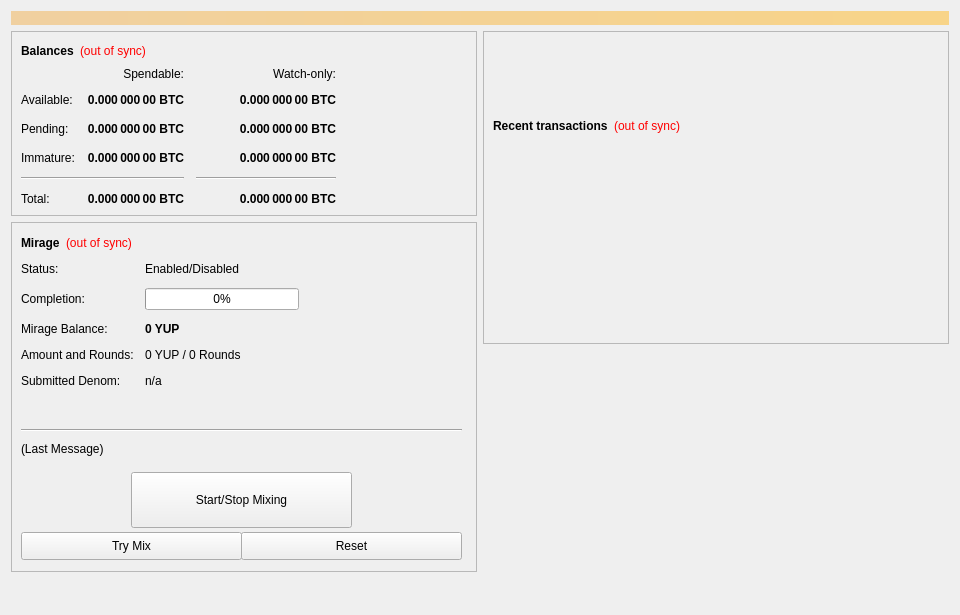
<?xml version="1.0" encoding="UTF-8"?>
<ui version="4.0">
 <class>OverviewPage</class>
 <widget class="QWidget" name="OverviewPage">
  <property name="geometry">
   <rect>
    <x>0</x>
    <y>0</y>
    <width>960</width>
    <height>615</height>
   </rect>
  </property>
  <property name="minimumSize">
   <size>
    <width>960</width>
    <height>0</height>
   </size>
  </property>
  <property name="windowTitle">
   <string>Form</string>
  </property>
  <layout class="QVBoxLayout" name="topLayout">
   <item>
    <widget class="QLabel" name="labelAlerts">
     <property name="visible">
      <bool>false</bool>
     </property>
     <property name="styleSheet">
      <string notr="true">background-color: qlineargradient(x1: 0, y1: 0, x2: 1, y2: 0, stop:0 #F0D0A0, stop:1 #F8D488); color:#000000;</string>
     </property>
     <property name="wordWrap">
      <bool>true</bool>
     </property>
     <property name="margin">
      <number>3</number>
     </property>
    </widget>
   </item>
   <item>
    <layout class="QHBoxLayout" name="horizontalLayout" stretch="1,1">
     <item>
      <layout class="QVBoxLayout" name="verticalLayout_2">
       <item>
        <widget class="QFrame" name="frame">
         <property name="frameShape">
          <enum>QFrame::StyledPanel</enum>
         </property>
         <property name="frameShadow">
          <enum>QFrame::Raised</enum>
         </property>
         <layout class="QVBoxLayout" name="verticalLayout_4">
          <item>
           <layout class="QHBoxLayout" name="horizontalLayout_4">
            <item>
             <widget class="QLabel" name="label_5">
              <property name="font">
               <font>
                <weight>75</weight>
                <bold>true</bold>
               </font>
              </property>
              <property name="text">
               <string>Balances</string>
              </property>
             </widget>
            </item>
            <item>
             <widget class="QLabel" name="labelWalletStatus">
              <property name="cursor">
               <cursorShape>WhatsThisCursor</cursorShape>
              </property>
              <property name="toolTip">
               <string>The displayed information may be out of date. Your wallet automatically synchronizes with the YUP network after a connection is established, but this process has not completed yet.</string>
              </property>
              <property name="styleSheet">
               <string notr="true">QLabel { color: red; }</string>
              </property>
              <property name="text">
               <string notr="true">(out of sync)</string>
              </property>
              <property name="alignment">
               <set>Qt::AlignLeading|Qt::AlignLeft|Qt::AlignVCenter</set>
              </property>
             </widget>
            </item>
            <item>
             <spacer name="horizontalSpacer_3">
              <property name="orientation">
               <enum>Qt::Horizontal</enum>
              </property>
              <property name="sizeHint" stdset="0">
               <size>
                <width>40</width>
                <height>20</height>
               </size>
              </property>
             </spacer>
            </item>
           </layout>
          </item>
          <item>
           <layout class="QGridLayout" name="gridLayout">
            <property name="spacing">
             <number>12</number>
            </property>
            <item row="2" column="2">
             <widget class="QLabel" name="labelWatchPending">
              <property name="font">
               <font>
                <weight>75</weight>
                <bold>true</bold>
               </font>
              </property>
              <property name="cursor">
               <cursorShape>IBeamCursor</cursorShape>
              </property>
              <property name="toolTip">
               <string>Unconfirmed transactions to watch-only addresses</string>
              </property>
              <property name="text">
               <string notr="true">0.000 000 00 BTC</string>
              </property>
              <property name="alignment">
               <set>Qt::AlignRight|Qt::AlignTrailing|Qt::AlignVCenter</set>
              </property>
              <property name="textInteractionFlags">
               <set>Qt::LinksAccessibleByMouse|Qt::TextSelectableByKeyboard|Qt::TextSelectableByMouse</set>
              </property>
             </widget>
            </item>
            <item row="2" column="1">
             <widget class="QLabel" name="labelUnconfirmed">
              <property name="font">
               <font>
                <weight>75</weight>
                <bold>true</bold>
               </font>
              </property>
              <property name="cursor">
               <cursorShape>IBeamCursor</cursorShape>
              </property>
              <property name="toolTip">
               <string>Total of transactions that have yet to be confirmed, and do not yet count toward the spendable balance</string>
              </property>
              <property name="text">
               <string notr="true">0.000 000 00 BTC</string>
              </property>
              <property name="alignment">
               <set>Qt::AlignRight|Qt::AlignTrailing|Qt::AlignVCenter</set>
              </property>
              <property name="textInteractionFlags">
               <set>Qt::LinksAccessibleByMouse|Qt::TextSelectableByKeyboard|Qt::TextSelectableByMouse</set>
              </property>
             </widget>
            </item>
            <item row="3" column="2">
             <widget class="QLabel" name="labelWatchImmature">
              <property name="font">
               <font>
                <weight>75</weight>
                <bold>true</bold>
               </font>
              </property>
              <property name="cursor">
               <cursorShape>IBeamCursor</cursorShape>
              </property>
              <property name="toolTip">
               <string>Staked or masternode rewards in watch-only addresses that has not yet matured</string>
              </property>
              <property name="text">
               <string notr="true">0.000 000 00 BTC</string>
              </property>
              <property name="alignment">
               <set>Qt::AlignRight|Qt::AlignTrailing|Qt::AlignVCenter</set>
              </property>
              <property name="textInteractionFlags">
               <set>Qt::LinksAccessibleByMouse|Qt::TextSelectableByKeyboard|Qt::TextSelectableByMouse</set>
              </property>
             </widget>
            </item>
            <item row="4" column="0" colspan="2">
             <widget class="Line" name="lineSpendableBalance">
              <property name="orientation">
               <enum>Qt::Horizontal</enum>
              </property>
             </widget>
            </item>
            <item row="4" column="2">
             <widget class="Line" name="lineWatchBalance">
              <property name="sizePolicy">
               <sizepolicy hsizetype="Preferred" vsizetype="Fixed">
                <horstretch>0</horstretch>
                <verstretch>0</verstretch>
               </sizepolicy>
              </property>
              <property name="minimumSize">
               <size>
                <width>140</width>
                <height>0</height>
               </size>
              </property>
              <property name="orientation">
               <enum>Qt::Horizontal</enum>
              </property>
             </widget>
            </item>
            <item row="5" column="0">
             <widget class="QLabel" name="labelTotalText">
              <property name="text">
               <string>Total:</string>
              </property>
             </widget>
            </item>
            <item row="3" column="1">
             <widget class="QLabel" name="labelImmature">
              <property name="font">
               <font>
                <weight>75</weight>
                <bold>true</bold>
               </font>
              </property>
              <property name="cursor">
               <cursorShape>IBeamCursor</cursorShape>
              </property>
              <property name="toolTip">
               <string>Staked or masternode rewards that has not yet matured</string>
              </property>
              <property name="text">
               <string notr="true">0.000 000 00 BTC</string>
              </property>
              <property name="alignment">
               <set>Qt::AlignRight|Qt::AlignTrailing|Qt::AlignVCenter</set>
              </property>
              <property name="textInteractionFlags">
               <set>Qt::LinksAccessibleByMouse|Qt::TextSelectableByKeyboard|Qt::TextSelectableByMouse</set>
              </property>
             </widget>
            </item>
            <item row="2" column="3">
             <spacer name="horizontalSpacer_2">
              <property name="orientation">
               <enum>Qt::Horizontal</enum>
              </property>
              <property name="sizeHint" stdset="0">
               <size>
                <width>40</width>
                <height>20</height>
               </size>
              </property>
             </spacer>
            </item>
            <item row="3" column="0">
             <widget class="QLabel" name="labelImmatureText">
              <property name="text">
               <string>Immature:</string>
              </property>
             </widget>
            </item>
            <item row="5" column="1">
             <widget class="QLabel" name="labelTotal">
              <property name="font">
               <font>
                <weight>75</weight>
                <bold>true</bold>
               </font>
              </property>
              <property name="cursor">
               <cursorShape>IBeamCursor</cursorShape>
              </property>
              <property name="toolTip">
               <string>Your current total balance</string>
              </property>
              <property name="text">
               <string notr="true">0.000 000 00 BTC</string>
              </property>
              <property name="alignment">
               <set>Qt::AlignRight|Qt::AlignTrailing|Qt::AlignVCenter</set>
              </property>
              <property name="textInteractionFlags">
               <set>Qt::LinksAccessibleByMouse|Qt::TextSelectableByKeyboard|Qt::TextSelectableByMouse</set>
              </property>
             </widget>
            </item>
            <item row="5" column="2">
             <widget class="QLabel" name="labelWatchTotal">
              <property name="font">
               <font>
                <weight>75</weight>
                <bold>true</bold>
               </font>
              </property>
              <property name="cursor">
               <cursorShape>IBeamCursor</cursorShape>
              </property>
              <property name="toolTip">
               <string>Current total balance in watch-only addresses</string>
              </property>
              <property name="text">
               <string notr="true">0.000 000 00 BTC</string>
              </property>
              <property name="alignment">
               <set>Qt::AlignRight|Qt::AlignTrailing|Qt::AlignVCenter</set>
              </property>
              <property name="textInteractionFlags">
               <set>Qt::LinksAccessibleByMouse|Qt::TextSelectableByKeyboard|Qt::TextSelectableByMouse</set>
              </property>
             </widget>
            </item>
            <item row="0" column="2">
             <widget class="QLabel" name="labelWatchonly">
              <property name="text">
               <string>Watch-only:</string>
              </property>
              <property name="alignment">
               <set>Qt::AlignRight|Qt::AlignTrailing|Qt::AlignVCenter</set>
              </property>
             </widget>
            </item>
            <item row="1" column="0">
             <widget class="QLabel" name="labelBalanceText">
              <property name="text">
               <string>Available:</string>
              </property>
             </widget>
            </item>
            <item row="1" column="1">
             <widget class="QLabel" name="labelBalance">
              <property name="font">
               <font>
                <weight>75</weight>
                <bold>true</bold>
               </font>
              </property>
              <property name="cursor">
               <cursorShape>IBeamCursor</cursorShape>
              </property>
              <property name="toolTip">
               <string>Your current spendable balance</string>
              </property>
              <property name="text">
               <string notr="true">0.000 000 00 BTC</string>
              </property>
              <property name="alignment">
               <set>Qt::AlignRight|Qt::AlignTrailing|Qt::AlignVCenter</set>
              </property>
              <property name="textInteractionFlags">
               <set>Qt::LinksAccessibleByMouse|Qt::TextSelectableByKeyboard|Qt::TextSelectableByMouse</set>
              </property>
             </widget>
            </item>
            <item row="1" column="2">
             <widget class="QLabel" name="labelWatchAvailable">
              <property name="font">
               <font>
                <weight>75</weight>
                <bold>true</bold>
               </font>
              </property>
              <property name="cursor">
               <cursorShape>IBeamCursor</cursorShape>
              </property>
              <property name="toolTip">
               <string>Your current balance in watch-only addresses</string>
              </property>
              <property name="text">
               <string notr="true">0.000 000 00 BTC</string>
              </property>
              <property name="alignment">
               <set>Qt::AlignRight|Qt::AlignTrailing|Qt::AlignVCenter</set>
              </property>
              <property name="textInteractionFlags">
               <set>Qt::LinksAccessibleByMouse|Qt::TextSelectableByKeyboard|Qt::TextSelectableByMouse</set>
              </property>
             </widget>
            </item>
            <item row="2" column="0">
             <widget class="QLabel" name="labelPendingText">
              <property name="text">
               <string>Pending:</string>
              </property>
             </widget>
            </item>
            <item row="0" column="1">
             <widget class="QLabel" name="labelSpendable">
              <property name="text">
               <string>Spendable:</string>
              </property>
              <property name="alignment">
               <set>Qt::AlignRight|Qt::AlignTrailing|Qt::AlignVCenter</set>
              </property>
             </widget>
            </item>
           </layout>
          </item>
         </layout>
        </widget>
       </item>
       <item>
        <widget class="QFrame" name="frameMirage">
         <property name="minimumSize">
          <size>
           <width>0</width>
           <height>350</height>
          </size>
         </property>
         <property name="layoutDirection">
          <enum>Qt::LeftToRight</enum>
         </property>
         <property name="frameShape">
          <enum>QFrame::StyledPanel</enum>
         </property>
         <property name="frameShadow">
          <enum>QFrame::Raised</enum>
         </property>
         <widget class="QWidget" name="formLayoutWidget">
          <property name="geometry">
           <rect>
            <x>10</x>
            <y>40</y>
            <width>451</width>
            <height>161</height>
           </rect>
          </property>
          <layout class="QFormLayout" name="formLayout">
           <property name="fieldGrowthPolicy">
            <enum>QFormLayout::AllNonFixedFieldsGrow</enum>
           </property>
           <property name="horizontalSpacing">
            <number>11</number>
           </property>
           <property name="verticalSpacing">
            <number>12</number>
           </property>
           <item row="0" column="0">
            <widget class="QLabel" name="label_6">
             <property name="text">
              <string>Status:</string>
             </property>
            </widget>
           </item>
           <item row="1" column="0">
            <widget class="QLabel" name="label_7">
             <property name="text">
              <string>Completion:</string>
             </property>
            </widget>
           </item>
           <item row="1" column="1">
            <widget class="QProgressBar" name="mirageProgress">
             <property name="maximumSize">
              <size>
               <width>154</width>
               <height>16777215</height>
              </size>
             </property>
             <property name="value">
              <number>0</number>
             </property>
            </widget>
           </item>
           <item row="2" column="0">
            <widget class="QLabel" name="labelAnonymizedText">
             <property name="text">
              <string>Mirage Balance:</string>
             </property>
            </widget>
           </item>
           <item row="2" column="1">
            <widget class="QLabel" name="labelAnonymized">
             <property name="font">
              <font>
               <weight>75</weight>
               <bold>true</bold>
              </font>
             </property>
             <property name="text">
              <string notr="true">0 YUP</string>
             </property>
            </widget>
           </item>
           <item row="3" column="0">
            <widget class="QLabel" name="label_8">
             <property name="text">
              <string>Amount and Rounds:</string>
             </property>
            </widget>
           </item>
           <item row="3" column="1">
            <widget class="QLabel" name="labelAmountRounds">
             <property name="text">
              <string>0 YUP / 0 Rounds</string>
             </property>
            </widget>
           </item>
           <item row="4" column="0">
            <widget class="QLabel" name="label_9">
             <property name="text">
              <string>Submitted Denom:</string>
             </property>
            </widget>
           </item>
           <item row="4" column="1">
            <widget class="QLabel" name="labelSubmittedDenom">
             <property name="toolTip">
              <string>The denominations you submitted to the Masternode.&lt;br&gt;To mix, other users must submit the exact same denominations.</string>
             </property>
             <property name="text">
              <string>n/a</string>
             </property>
            </widget>
           </item>
           <item row="0" column="1">
            <widget class="QLabel" name="mirageEnabled">
             <property name="text">
              <string>Enabled/Disabled</string>
             </property>
            </widget>
           </item>
          </layout>
         </widget>
         <widget class="QPushButton" name="runAutoDenom">
          <property name="geometry">
           <rect>
            <x>251</x>
            <y>17</y>
            <width>1</width>
            <height>1</height>
           </rect>
          </property>
          <property name="palette">
           <palette>
            <active>
             <colorrole role="WindowText">
              <brush brushstyle="SolidPattern">
               <color alpha="255">
                <red>0</red>
                <green>0</green>
                <blue>0</blue>
               </color>
              </brush>
             </colorrole>
             <colorrole role="Button">
              <brush brushstyle="SolidPattern">
               <color alpha="255">
                <red>239</red>
                <green>238</green>
                <blue>238</blue>
               </color>
              </brush>
             </colorrole>
             <colorrole role="Light">
              <brush brushstyle="SolidPattern">
               <color alpha="255">
                <red>255</red>
                <green>255</green>
                <blue>255</blue>
               </color>
              </brush>
             </colorrole>
             <colorrole role="Midlight">
              <brush brushstyle="SolidPattern">
               <color alpha="255">
                <red>247</red>
                <green>246</green>
                <blue>246</blue>
               </color>
              </brush>
             </colorrole>
             <colorrole role="Dark">
              <brush brushstyle="SolidPattern">
               <color alpha="255">
                <red>119</red>
                <green>119</green>
                <blue>119</blue>
               </color>
              </brush>
             </colorrole>
             <colorrole role="Mid">
              <brush brushstyle="SolidPattern">
               <color alpha="255">
                <red>159</red>
                <green>159</green>
                <blue>159</blue>
               </color>
              </brush>
             </colorrole>
             <colorrole role="Text">
              <brush brushstyle="SolidPattern">
               <color alpha="255">
                <red>0</red>
                <green>0</green>
                <blue>0</blue>
               </color>
              </brush>
             </colorrole>
             <colorrole role="BrightText">
              <brush brushstyle="SolidPattern">
               <color alpha="255">
                <red>255</red>
                <green>255</green>
                <blue>255</blue>
               </color>
              </brush>
             </colorrole>
             <colorrole role="ButtonText">
              <brush brushstyle="SolidPattern">
               <color alpha="255">
                <red>0</red>
                <green>0</green>
                <blue>0</blue>
               </color>
              </brush>
             </colorrole>
             <colorrole role="Base">
              <brush brushstyle="SolidPattern">
               <color alpha="255">
                <red>255</red>
                <green>255</green>
                <blue>255</blue>
               </color>
              </brush>
             </colorrole>
             <colorrole role="Window">
              <brush brushstyle="SolidPattern">
               <color alpha="255">
                <red>239</red>
                <green>238</green>
                <blue>238</blue>
               </color>
              </brush>
             </colorrole>
             <colorrole role="Shadow">
              <brush brushstyle="SolidPattern">
               <color alpha="255">
                <red>0</red>
                <green>0</green>
                <blue>0</blue>
               </color>
              </brush>
             </colorrole>
             <colorrole role="AlternateBase">
              <brush brushstyle="SolidPattern">
               <color alpha="255">
                <red>247</red>
                <green>246</green>
                <blue>246</blue>
               </color>
              </brush>
             </colorrole>
             <colorrole role="ToolTipBase">
              <brush brushstyle="SolidPattern">
               <color alpha="255">
                <red>255</red>
                <green>255</green>
                <blue>220</blue>
               </color>
              </brush>
             </colorrole>
             <colorrole role="ToolTipText">
              <brush brushstyle="SolidPattern">
               <color alpha="255">
                <red>0</red>
                <green>0</green>
                <blue>0</blue>
               </color>
              </brush>
             </colorrole>
            </active>
            <inactive>
             <colorrole role="WindowText">
              <brush brushstyle="SolidPattern">
               <color alpha="255">
                <red>0</red>
                <green>0</green>
                <blue>0</blue>
               </color>
              </brush>
             </colorrole>
             <colorrole role="Button">
              <brush brushstyle="SolidPattern">
               <color alpha="255">
                <red>239</red>
                <green>238</green>
                <blue>238</blue>
               </color>
              </brush>
             </colorrole>
             <colorrole role="Light">
              <brush brushstyle="SolidPattern">
               <color alpha="255">
                <red>255</red>
                <green>255</green>
                <blue>255</blue>
               </color>
              </brush>
             </colorrole>
             <colorrole role="Midlight">
              <brush brushstyle="SolidPattern">
               <color alpha="255">
                <red>247</red>
                <green>246</green>
                <blue>246</blue>
               </color>
              </brush>
             </colorrole>
             <colorrole role="Dark">
              <brush brushstyle="SolidPattern">
               <color alpha="255">
                <red>119</red>
                <green>119</green>
                <blue>119</blue>
               </color>
              </brush>
             </colorrole>
             <colorrole role="Mid">
              <brush brushstyle="SolidPattern">
               <color alpha="255">
                <red>159</red>
                <green>159</green>
                <blue>159</blue>
               </color>
              </brush>
             </colorrole>
             <colorrole role="Text">
              <brush brushstyle="SolidPattern">
               <color alpha="255">
                <red>0</red>
                <green>0</green>
                <blue>0</blue>
               </color>
              </brush>
             </colorrole>
             <colorrole role="BrightText">
              <brush brushstyle="SolidPattern">
               <color alpha="255">
                <red>255</red>
                <green>255</green>
                <blue>255</blue>
               </color>
              </brush>
             </colorrole>
             <colorrole role="ButtonText">
              <brush brushstyle="SolidPattern">
               <color alpha="255">
                <red>0</red>
                <green>0</green>
                <blue>0</blue>
               </color>
              </brush>
             </colorrole>
             <colorrole role="Base">
              <brush brushstyle="SolidPattern">
               <color alpha="255">
                <red>255</red>
                <green>255</green>
                <blue>255</blue>
               </color>
              </brush>
             </colorrole>
             <colorrole role="Window">
              <brush brushstyle="SolidPattern">
               <color alpha="255">
                <red>239</red>
                <green>238</green>
                <blue>238</blue>
               </color>
              </brush>
             </colorrole>
             <colorrole role="Shadow">
              <brush brushstyle="SolidPattern">
               <color alpha="255">
                <red>0</red>
                <green>0</green>
                <blue>0</blue>
               </color>
              </brush>
             </colorrole>
             <colorrole role="AlternateBase">
              <brush brushstyle="SolidPattern">
               <color alpha="255">
                <red>247</red>
                <green>246</green>
                <blue>246</blue>
               </color>
              </brush>
             </colorrole>
             <colorrole role="ToolTipBase">
              <brush brushstyle="SolidPattern">
               <color alpha="255">
                <red>255</red>
                <green>255</green>
                <blue>220</blue>
               </color>
              </brush>
             </colorrole>
             <colorrole role="ToolTipText">
              <brush brushstyle="SolidPattern">
               <color alpha="255">
                <red>0</red>
                <green>0</green>
                <blue>0</blue>
               </color>
              </brush>
             </colorrole>
            </inactive>
            <disabled>
             <colorrole role="WindowText">
              <brush brushstyle="SolidPattern">
               <color alpha="255">
                <red>119</red>
                <green>119</green>
                <blue>119</blue>
               </color>
              </brush>
             </colorrole>
             <colorrole role="Button">
              <brush brushstyle="SolidPattern">
               <color alpha="255">
                <red>239</red>
                <green>238</green>
                <blue>238</blue>
               </color>
              </brush>
             </colorrole>
             <colorrole role="Light">
              <brush brushstyle="SolidPattern">
               <color alpha="255">
                <red>255</red>
                <green>255</green>
                <blue>255</blue>
               </color>
              </brush>
             </colorrole>
             <colorrole role="Midlight">
              <brush brushstyle="SolidPattern">
               <color alpha="255">
                <red>247</red>
                <green>246</green>
                <blue>246</blue>
               </color>
              </brush>
             </colorrole>
             <colorrole role="Dark">
              <brush brushstyle="SolidPattern">
               <color alpha="255">
                <red>119</red>
                <green>119</green>
                <blue>119</blue>
               </color>
              </brush>
             </colorrole>
             <colorrole role="Mid">
              <brush brushstyle="SolidPattern">
               <color alpha="255">
                <red>159</red>
                <green>159</green>
                <blue>159</blue>
               </color>
              </brush>
             </colorrole>
             <colorrole role="Text">
              <brush brushstyle="SolidPattern">
               <color alpha="255">
                <red>119</red>
                <green>119</green>
                <blue>119</blue>
               </color>
              </brush>
             </colorrole>
             <colorrole role="BrightText">
              <brush brushstyle="SolidPattern">
               <color alpha="255">
                <red>255</red>
                <green>255</green>
                <blue>255</blue>
               </color>
              </brush>
             </colorrole>
             <colorrole role="ButtonText">
              <brush brushstyle="SolidPattern">
               <color alpha="255">
                <red>119</red>
                <green>119</green>
                <blue>119</blue>
               </color>
              </brush>
             </colorrole>
             <colorrole role="Base">
              <brush brushstyle="SolidPattern">
               <color alpha="255">
                <red>239</red>
                <green>238</green>
                <blue>238</blue>
               </color>
              </brush>
             </colorrole>
             <colorrole role="Window">
              <brush brushstyle="SolidPattern">
               <color alpha="255">
                <red>239</red>
                <green>238</green>
                <blue>238</blue>
               </color>
              </brush>
             </colorrole>
             <colorrole role="Shadow">
              <brush brushstyle="SolidPattern">
               <color alpha="255">
                <red>0</red>
                <green>0</green>
                <blue>0</blue>
               </color>
              </brush>
             </colorrole>
             <colorrole role="AlternateBase">
              <brush brushstyle="SolidPattern">
               <color alpha="255">
                <red>239</red>
                <green>238</green>
                <blue>238</blue>
               </color>
              </brush>
             </colorrole>
             <colorrole role="ToolTipBase">
              <brush brushstyle="SolidPattern">
               <color alpha="255">
                <red>255</red>
                <green>255</green>
                <blue>220</blue>
               </color>
              </brush>
             </colorrole>
             <colorrole role="ToolTipText">
              <brush brushstyle="SolidPattern">
               <color alpha="255">
                <red>0</red>
                <green>0</green>
                <blue>0</blue>
               </color>
              </brush>
             </colorrole>
            </disabled>
           </palette>
          </property>
          <property name="focusPolicy">
           <enum>Qt::NoFocus</enum>
          </property>
          <property name="autoFillBackground">
           <bool>true</bool>
          </property>
          <property name="text">
           <string/>
          </property>
          <property name="flat">
           <bool>true</bool>
          </property>
         </widget>
         <widget class="QPushButton" name="toggleMirage">
          <property name="geometry">
           <rect>
            <x>120</x>
            <y>250</y>
            <width>221</width>
            <height>56</height>
           </rect>
          </property>
          <property name="sizePolicy">
           <sizepolicy hsizetype="MinimumExpanding" vsizetype="Fixed">
            <horstretch>0</horstretch>
            <verstretch>0</verstretch>
           </sizepolicy>
          </property>
          <property name="text">
           <string>Start/Stop Mixing</string>
          </property>
         </widget>
         <widget class="Line" name="lineLastMessage">
          <property name="geometry">
           <rect>
            <x>10</x>
            <y>200</y>
            <width>441</width>
            <height>16</height>
           </rect>
          </property>
          <property name="orientation">
           <enum>Qt::Horizontal</enum>
          </property>
         </widget>
         <widget class="QLabel" name="mirageStatus">
          <property name="geometry">
           <rect>
            <x>10</x>
            <y>220</y>
            <width>451</width>
            <height>61</height>
           </rect>
          </property>
          <property name="minimumSize">
           <size>
            <width>288</width>
            <height>43</height>
           </size>
          </property>
          <property name="text">
           <string>(Last Message)</string>
          </property>
          <property name="alignment">
           <set>Qt::AlignLeading|Qt::AlignLeft|Qt::AlignTop</set>
          </property>
          <property name="wordWrap">
           <bool>true</bool>
          </property>
         </widget>
         <widget class="QPushButton" name="mirageAuto">
          <property name="geometry">
           <rect>
            <x>10</x>
            <y>310</y>
            <width>221</width>
            <height>28</height>
           </rect>
          </property>
          <property name="sizePolicy">
           <sizepolicy hsizetype="MinimumExpanding" vsizetype="Fixed">
            <horstretch>0</horstretch>
            <verstretch>0</verstretch>
           </sizepolicy>
          </property>
          <property name="toolTip">
           <string>Try to manually submit a Mirage request.</string>
          </property>
          <property name="text">
           <string>Try Mix</string>
          </property>
         </widget>
         <widget class="QPushButton" name="mirageReset">
          <property name="geometry">
           <rect>
            <x>230</x>
            <y>310</y>
            <width>221</width>
            <height>28</height>
           </rect>
          </property>
          <property name="sizePolicy">
           <sizepolicy hsizetype="MinimumExpanding" vsizetype="Fixed">
            <horstretch>0</horstretch>
            <verstretch>0</verstretch>
           </sizepolicy>
          </property>
          <property name="toolTip">
           <string>Reset the current status of Mirage (can interrupt Mirage if it's in the process of Mixing, which can cost you money!)</string>
          </property>
          <property name="autoFillBackground">
           <bool>false</bool>
          </property>
          <property name="text">
           <string>Reset</string>
          </property>
         </widget>
         <widget class="QWidget" name="layoutWidget">
          <property name="geometry">
           <rect>
            <x>10</x>
            <y>10</y>
            <width>431</width>
            <height>22</height>
           </rect>
          </property>
          <layout class="QHBoxLayout" name="horizontalLayout_5">
           <item>
            <widget class="QLabel" name="label_2">
             <property name="font">
              <font>
               <weight>75</weight>
               <bold>true</bold>
              </font>
             </property>
             <property name="text">
              <string>Mirage</string>
             </property>
            </widget>
           </item>
           <item>
            <widget class="QLabel" name="labelMirageSyncStatus">
             <property name="toolTip">
              <string>The displayed information may be out of date. Your wallet automatically synchronizes with the YUP network after a connection is established, but this process has not completed yet.</string>
             </property>
             <property name="styleSheet">
              <string notr="true">QLabel { color: red; }</string>
             </property>
             <property name="text">
              <string notr="true">(out of sync)</string>
             </property>
             <property name="alignment">
              <set>Qt::AlignLeading|Qt::AlignLeft|Qt::AlignVCenter</set>
             </property>
            </widget>
           </item>
           <item>
            <spacer name="horizontalSpacer_4">
             <property name="orientation">
              <enum>Qt::Horizontal</enum>
             </property>
             <property name="sizeHint" stdset="0">
              <size>
               <width>40</width>
               <height>20</height>
              </size>
             </property>
            </spacer>
           </item>
          </layout>
         </widget>
        </widget>
       </item>
       <item>
        <spacer name="verticalSpacer">
         <property name="orientation">
          <enum>Qt::Vertical</enum>
         </property>
         <property name="sizeHint" stdset="0">
          <size>
           <width>20</width>
           <height>40</height>
          </size>
         </property>
        </spacer>
       </item>
      </layout>
     </item>
     <item>
      <layout class="QVBoxLayout" name="verticalLayout_3">
       <item>
        <widget class="QFrame" name="frame_2">
         <property name="frameShape">
          <enum>QFrame::StyledPanel</enum>
         </property>
         <property name="frameShadow">
          <enum>QFrame::Raised</enum>
         </property>
         <layout class="QVBoxLayout" name="verticalLayout">
          <item>
           <spacer name="verticalSpacer_3">
            <property name="orientation">
             <enum>Qt::Vertical</enum>
            </property>
            <property name="sizeType">
             <enum>QSizePolicy::Fixed</enum>
            </property>
            <property name="sizeHint" stdset="0">
             <size>
              <width>20</width>
              <height>75</height>
             </size>
            </property>
           </spacer>
          </item>
          <item>
           <layout class="QHBoxLayout" name="horizontalLayout_2">
            <item>
             <widget class="QLabel" name="label_4">
              <property name="font">
               <font>
                <weight>75</weight>
                <bold>true</bold>
               </font>
              </property>
              <property name="text">
               <string>Recent transactions</string>
              </property>
             </widget>
            </item>
            <item>
             <widget class="QLabel" name="labelTransactionsStatus">
              <property name="cursor">
               <cursorShape>WhatsThisCursor</cursorShape>
              </property>
              <property name="toolTip">
               <string>The displayed information may be out of date. Your wallet automatically synchronizes with the YUP network after a connection is established, but this process has not completed yet.</string>
              </property>
              <property name="styleSheet">
               <string notr="true">QLabel { color: red; }</string>
              </property>
              <property name="text">
               <string notr="true">(out of sync)</string>
              </property>
              <property name="alignment">
               <set>Qt::AlignRight|Qt::AlignTrailing|Qt::AlignVCenter</set>
              </property>
             </widget>
            </item>
            <item>
             <spacer name="horizontalSpacer">
              <property name="orientation">
               <enum>Qt::Horizontal</enum>
              </property>
              <property name="sizeHint" stdset="0">
               <size>
                <width>40</width>
                <height>20</height>
               </size>
              </property>
             </spacer>
            </item>
           </layout>
          </item>
          <item>
           <widget class="QListView" name="listTransactions">
            <property name="styleSheet">
             <string notr="true">QListView { background: transparent; }</string>
            </property>
            <property name="frameShape">
             <enum>QFrame::NoFrame</enum>
            </property>
            <property name="verticalScrollBarPolicy">
             <enum>Qt::ScrollBarAlwaysOff</enum>
            </property>
            <property name="horizontalScrollBarPolicy">
             <enum>Qt::ScrollBarAlwaysOff</enum>
            </property>
            <property name="selectionMode">
             <enum>QAbstractItemView::NoSelection</enum>
            </property>
           </widget>
          </item>
         </layout>
        </widget>
       </item>
       <item>
        <spacer name="verticalSpacer_2">
         <property name="orientation">
          <enum>Qt::Vertical</enum>
         </property>
         <property name="sizeType">
          <enum>QSizePolicy::Expanding</enum>
         </property>
         <property name="sizeHint" stdset="0">
          <size>
           <width>20</width>
           <height>40</height>
          </size>
         </property>
        </spacer>
       </item>
      </layout>
     </item>
    </layout>
   </item>
  </layout>
 </widget>
 <resources/>
 <connections/>
</ui>
